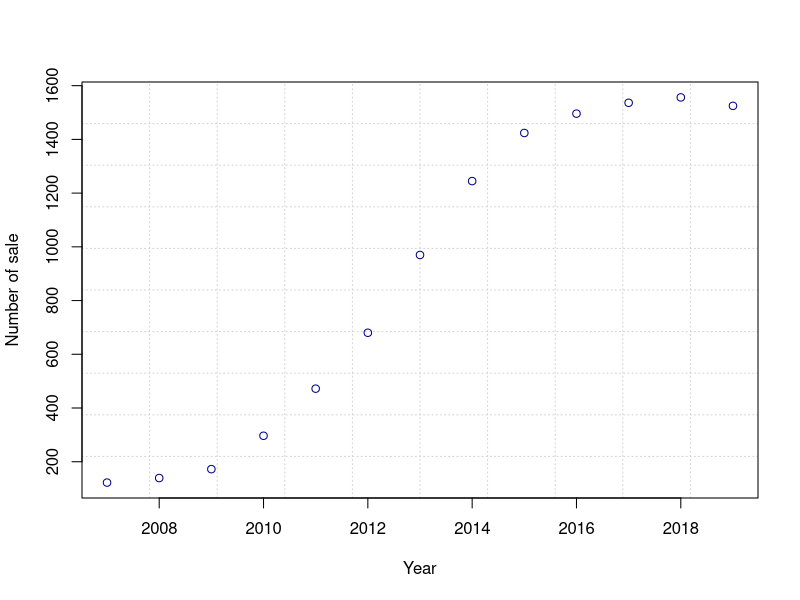
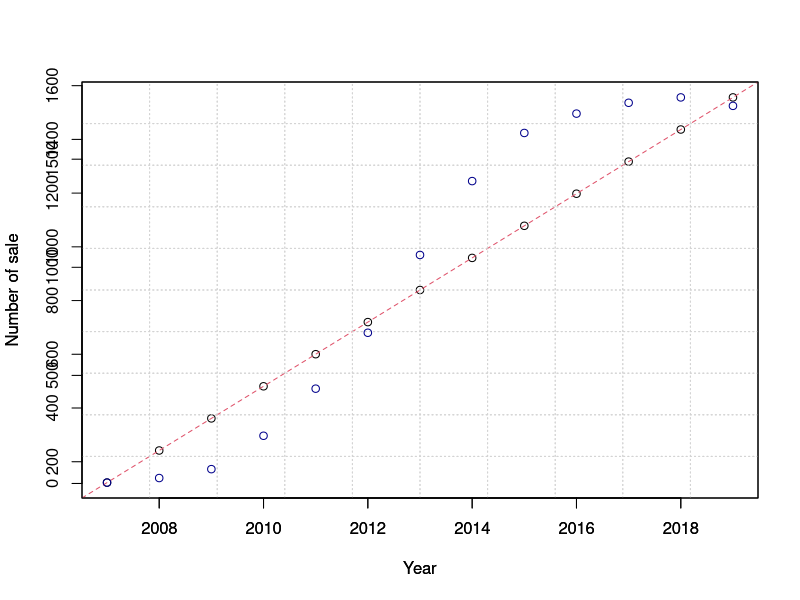
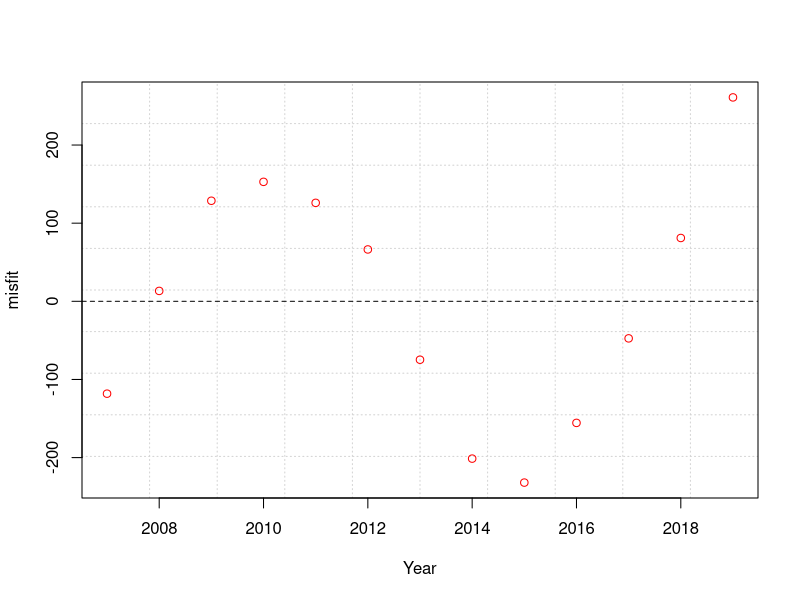
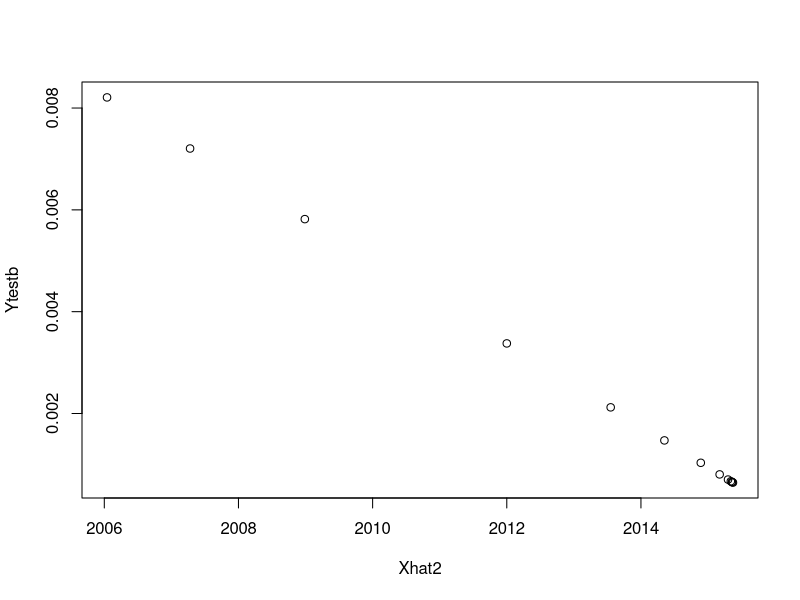
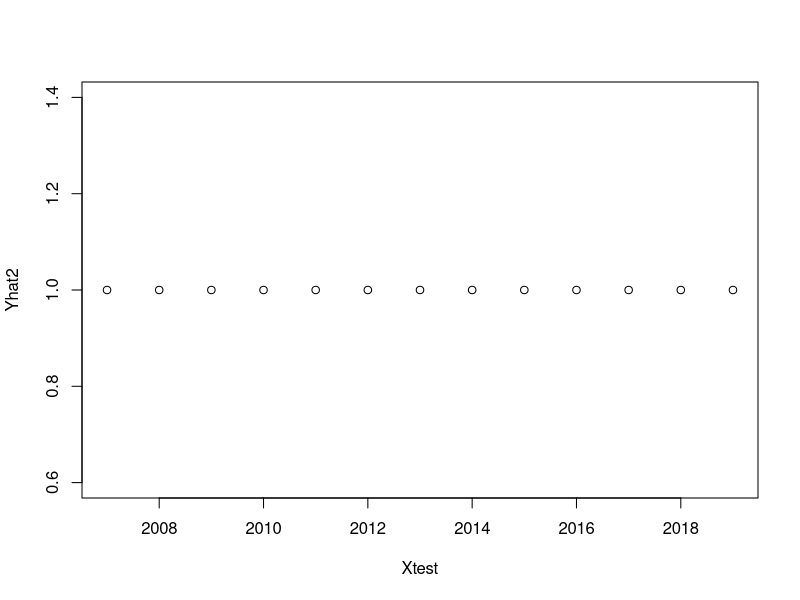

Source code (R) for these figures, in order:
## ---- chunk 1
tab = read.table("cellphonedata.txt", header = T,sep = ";",dec = ",")

X = cbind(rep(1,length(tab[,1])-2),tab[1:(length(tab[,1])-2),1]) 

## ---- chunk 2
Ytest = tab[1:(length(tab[,1])-2),c(2)]
Yfut = tab[(length(tab[,1])-1):(length(tab[,1])),c(2)]
Xtest = tab[1:(length(tab[,1])-2),c(1)]
Xfut = Yfut = tab[(length(tab[,1])-1):(length(tab[,1])),c(1)]
X1 = cbind(rep(1,length(tab[,1])-2),Xtest)
plot(Xtest,Ytest,col = 'blue4',xlab = "Year",ylab = "Number of sale",panel.first = grid(10))
## ---- chunk 3
cor(tab)
## ---- chunk 4
tab1 = tab[1:(length(tab[,1])-2),]
(tab1)
modreg = lm(EndUsers ~ . , data = tab1)
summary(modreg)
betah = modreg$coefficients
betah #coefficient beta hat
Yhat = X1%*%betah

## ---- chunk 5
{plot(Xtest,Yhat,xlab = "Year",ylab = "Number of sale",panel.first = grid(10)) 
abline(betah[1],betah[2],col = 2,lty =2)
par(new = T)
plot(Xtest,Ytest,col = 'blue4',xlab = "Year",ylab = "Number of sale",panel.first = grid(10))}


{plot(Xtest,Yhat - Ytest,xlab = "Year",ylab = "misfit", col = "red",panel.first = grid(10))
abline(0,0,col = 1,lty =2)}
## ---- chunk 6
Xpred  = matrix(c(1,1,2020,2021),2,2)
Ypred = Xpred%*%betah
misfit = Ypred - Yfut
## ---- chunk 7
Ytestb = -log(1-(1/Ytest))
dim(tab)
Y1 = cbind(rep(1,length(Ytestb)),Ytestb)
Y1
tab2 = as.data.frame(cbind(Xtest,Ytestb))
tab2
regmod = lm(Xtest ~ ., data = tab2)
summary(regmod)

betah2 = regmod$coefficients
lambda= betah2[2]

Xhat2 = Y1 %*% betah2
Xhat2 
plot(Xhat2,Ytestb)
## ---- chunk 8
Yhat2 = 1/(1+exp(lambda*Xhat2))
Xhat2
lambda
Yhat2
plot(Xtest,Yhat2)
